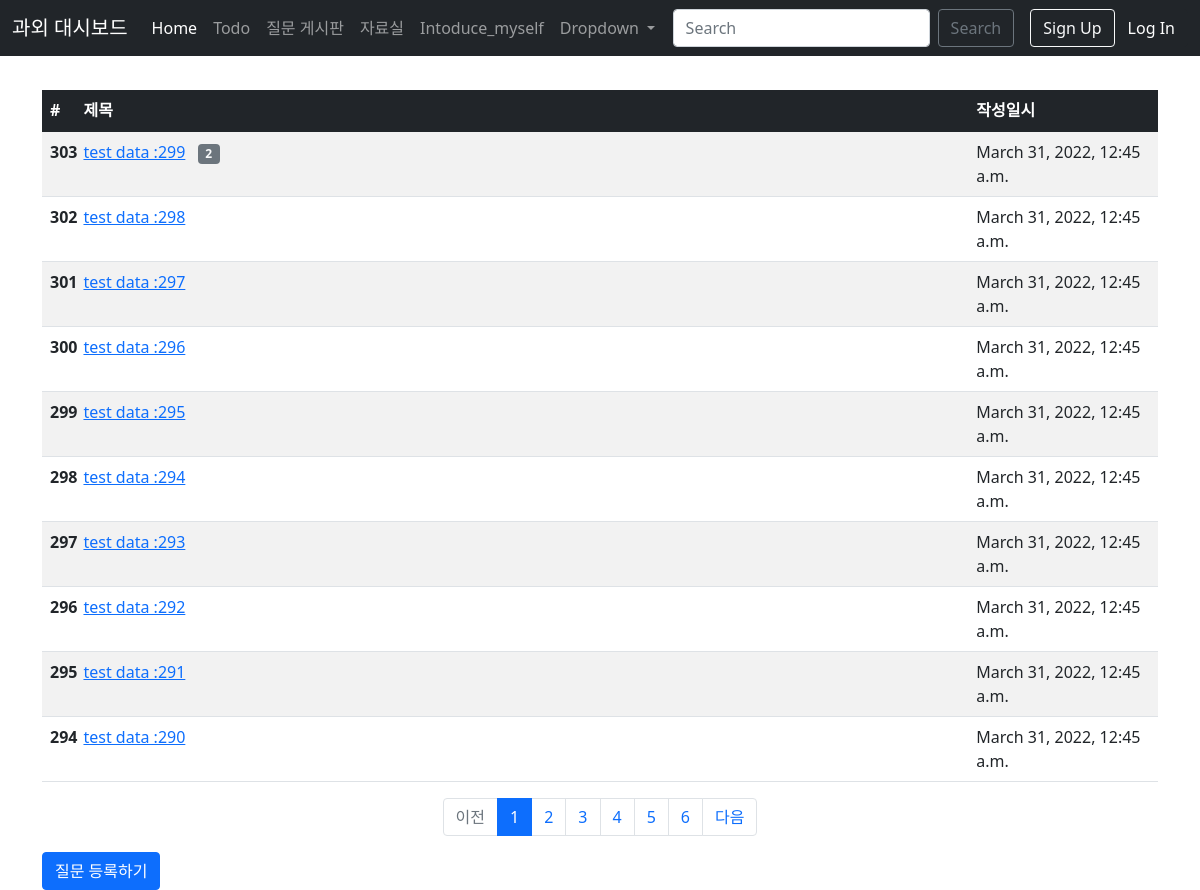
/board/, run on the app's committed database.
### board/models.py (models this page shows, shortened)
class Question(models.Model):
    subject = models.CharField(max_length=200, verbose_name='질문제목')
    content = models.TextField(verbose_name='질문내용')
    create_date = models.DateTimeField(auto_now=True, verbose_name='작성일시')

### board/views.py (the view)
# urls.py: path('', index, name='index'),
def index(request):
    page = request.GET.get('page', '1')
    question_list = Question.objects.order_by('-create_date')
    paginator = Paginator(question_list, 10) #페이지당 글 10개
    page_obj = paginator.get_page(page)
    context = {'question_list': page_obj}
    return render(request, 'board/question_list.html', context)

### board/templatetags/board_filter.py (called while the page is built)
@register.filter
def sub(value, arg):
    return value - arg

### board/templates/board/question_list.html (shortened to what this page needs)
{%extends 'base.html' %}
{% load board_filter %}
{% block content %}
<div class="container">
    <table class="table table-striped" style="table-layout: fixed"  >
        <thead class="table-dark">
        <tr>
            <th scope="col" width="3%">#</th>
            <th scope="col" width="80%">제목</th>
            <th scope="col" width="17%">작성일시</th>
        </tr>
        </thead>
        <tbody>
            {% if question_list %}
            {% for question in question_list %}
        <tr>
            <th scope="row">{{ question_list.paginator.count|sub:question_list.start_index|sub:forloop.counter0|add:1}}</th>
            <td><a href="{% url 'board:detail' question.id %}">{{ question.subject }}</a>
            {% if question.answer_set.count > 0 %}
            <span class="badge bg-secondary text-light mx-2">{{ question.answer_set.count }}</span>
            {% endif %}</td>
            <td>{{ question.create_date }}</td>
        </tr>
        {% endfor %}
        {% else %}
        <tr>
            <td colspan="3">등록된 질문이 없습니다.</td>
        </tr>
        {% endif %}
    </table>
    <ul class="pagination justify-content-center">
        {% if question_list.has_previous %}
        <li class="page-item">
            <a class="page-link" href="?page={{ question_list.previous_page_number }}">이전</a>
        </li>
        {% else %}
        <li class="page-item disabled">
            <a class="page-link" tabindex="-1" aria-disabled="true" href="#">이전</a>
        </li>
        {% endif %}
        {% for page_number in question_list.paginator.page_range %}
        {% if page_number >= question_list.number|add:-5 and page_number <= question_list.number|add:5 %}
            {%if page_number == question_list.number %}
            <li class="page-item active" aria-current="page">
                <a class="page-link" href="?page={{ page_number }}">{{ page_number }}</a>
            </li>
            {% else %}
            <li class="page-item">
                <a class="page-link" href="?page={{ page_number }}">{{ page_number}}</a>
            </li>
            {% endif %}
            {% endif %}
        {% endfor %}
        {% if question_list.has_next %}
            <li class="page-item">
                <a class="page-link" href="?page={{ question_list.next_page_number }}">다음</a>
            </li>
        {% else %}
            <li class="page-item disabled">
                <a class="page-link" tabindex="-1" aria-disabled="true" href="#">다음</a>
            </li>
        {% endif %}
    </ul>
    <a href="{% url 'board:question_create' %}" class="btn btn-primary">질문 등록하기</a>
</div>
{% endblock %}

### data on the page
Question: paginator.count|sub "303", subject "test data :299", answer_set.count "2", create_date "March 31, 2022, 12:45 a.m."
Question: paginator.count|sub "302", subject "test data :298", create_date "March 31, 2022, 12:45 a.m."
Question: paginator.count|sub "301", subject "test data :297", create_date "March 31, 2022, 12:45 a.m."
Question: paginator.count|sub "300", subject "test data :296", create_date "March 31, 2022, 12:45 a.m."
Question: paginator.count|sub "299", subject "test data :295", create_date "March 31, 2022, 12:45 a.m."
Question: paginator.count|sub "298", subject "test data :294", create_date "March 31, 2022, 12:45 a.m."
Question: paginator.count|sub "297", subject "test data :293", create_date "March 31, 2022, 12:45 a.m."
Question: paginator.count|sub "296", subject "test data :292", create_date "March 31, 2022, 12:45 a.m."
Question: paginator.count|sub "295", subject "test data :291", create_date "March 31, 2022, 12:45 a.m."
Question: paginator.count|sub "294", subject "test data :290", create_date "March 31, 2022, 12:45 a.m."

### other printed values
{{ page_number }} "1"
{{ page_number }} "2" "3" "4" "5" "6"
